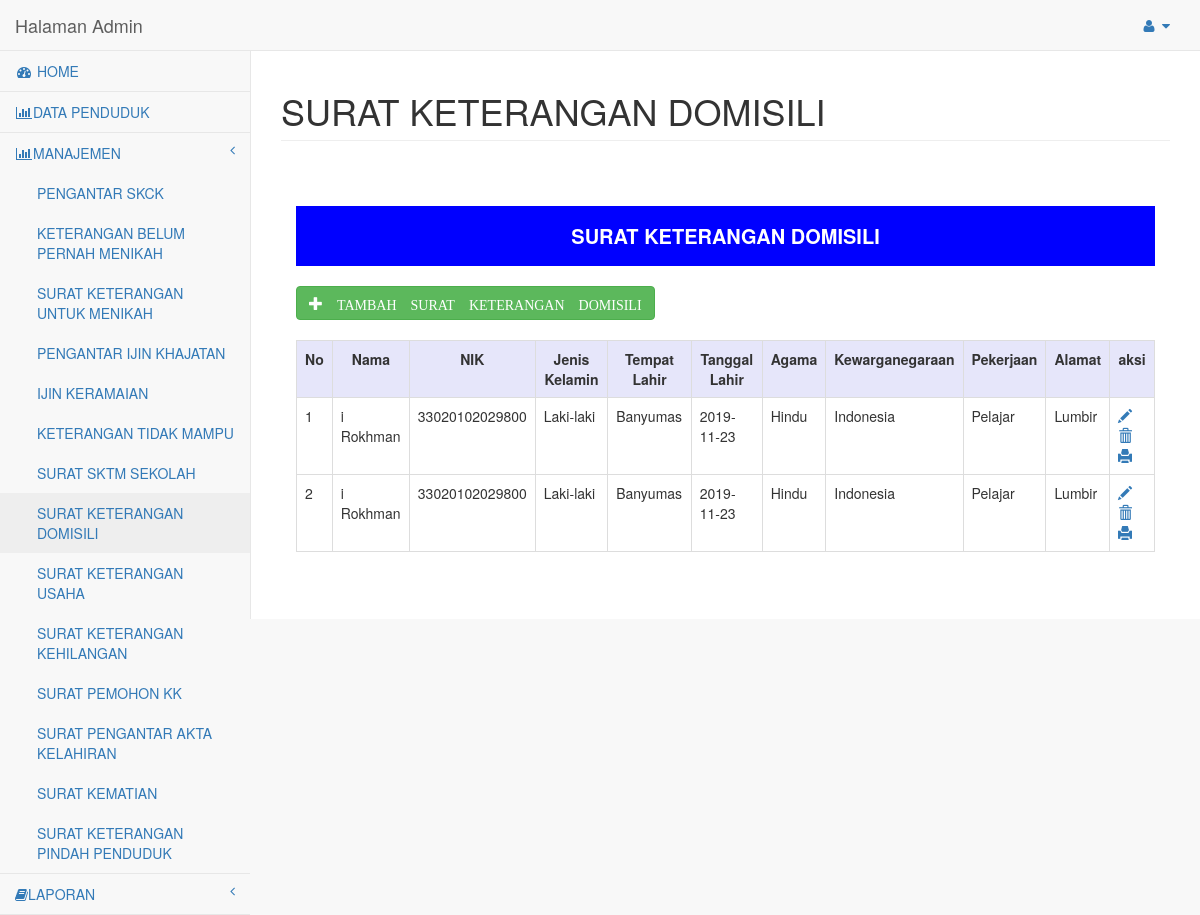
The page /admin/index.php?module=domisili on the database as committed earlier.
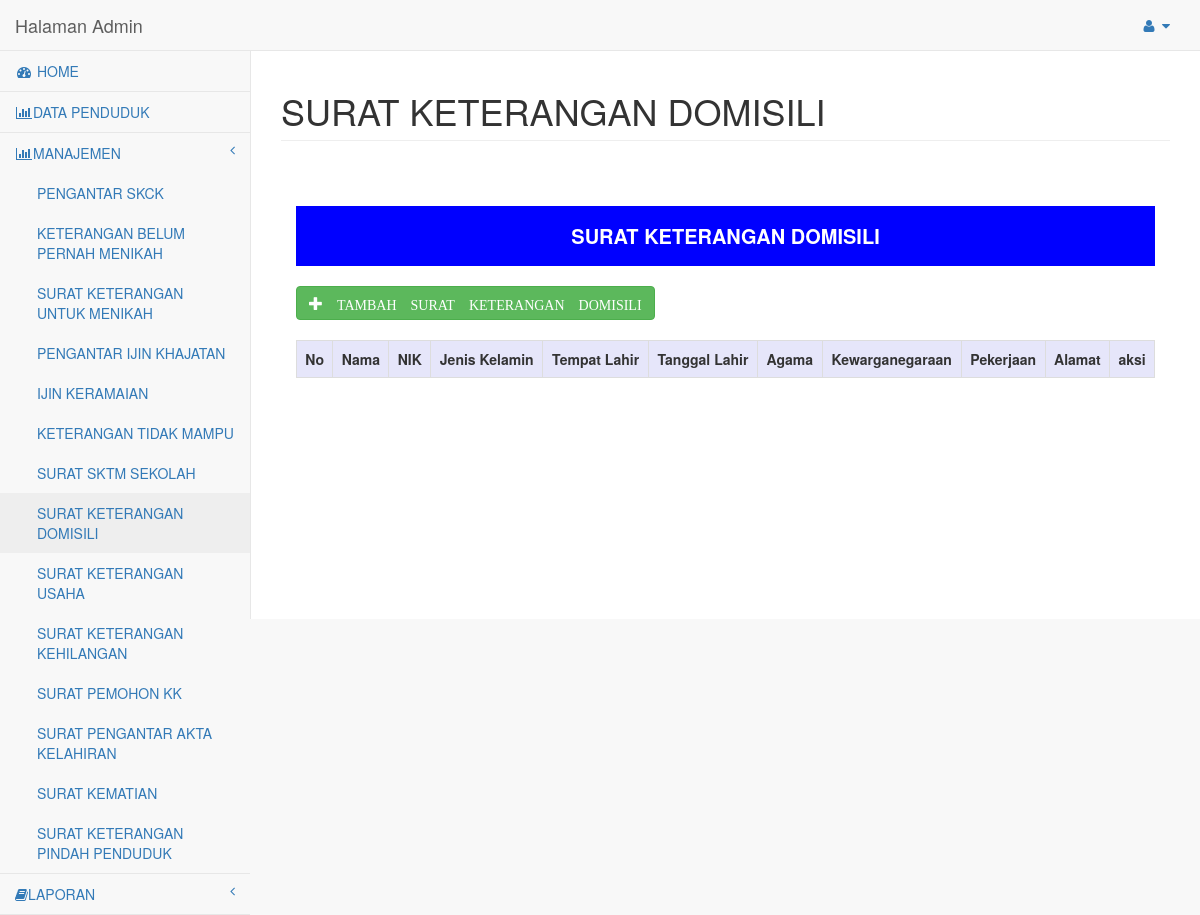
The same page on the database as committed later.
### tables this page shows
CREATE TABLE `tbl_domisili` (
  `id_domisili` int(6) NOT NULL,
  `nama` varchar(30) NOT NULL,
  `nik` varchar(16) NOT NULL,
  `jenis_kel` varchar(10) NOT NULL,
  `tmp_lahir` varchar(30) NOT NULL,
  `tgl_lahir` date NOT NULL,
  `agama` varchar(10) NOT NULL,
  `kewarganegaraan` varchar(30) NOT NULL,
  `pekerjaan` varchar(30) NOT NULL,
  `alamat` varchar(40) NOT NULL
);

### admin/pages/domisili.php (the view, shortened to what this page needs)
        <div id="page-wrapper">
            <div class="row">
                <div class="col-lg-12">
                    <h1 class="page-header"> SURAT KETERANGAN DOMISILI</h1>
                </div>
            </div>
            <div class="row">
                <div class="col-lg-12">
                        <div class="panel-body">
<?php
include"koneksi.php";
$no = 1;
$qry_domisili = mysqli_query($koneksi,"SELECT * from tbl_domisili");
?>
<div style="margin-top:30px;width:100%,height:50px;text-align:center;background:#0000ff;color:#fff;line-height:60px;font-size:20px;">
<b> SURAT KETERANGAN DOMISILI</b>
</div>
<a href="?module=input_domisili" class="btn btn-success" style="margin-top:20px;"><span class="glyphicon glyphicon-plus"> TAMBAH SURAT KETERANGAN DOMISILI</span></a>
<div class="th">
<table class="table table-bordered" style="margin-top:20px;">
	<th style=" background: #E6E6FA;"><center>No</center></th>
	<th style=" background: #E6E6FA;"><center>Nama</th>
	<th style=" background: #E6E6FA;"><center>NIK</center></th>
	<th style=" background: #E6E6FA;"><center>Jenis Kelamin</th>
	<th style=" background: #E6E6FA;"><center>Tempat Lahir</th>
	<th style=" background: #E6E6FA;"><center>Tanggal Lahir</th>
	<th style=" background: #E6E6FA;"><center>Agama</th>
	<th style=" background: #E6E6FA;"><center>Kewarganegaraan</th>
	<th style=" background: #E6E6FA;"><center>Pekerjaan</th>
	<th style=" background: #E6E6FA;"><center>Alamat</th>
	<th style=" background: #E6E6FA;"><center>aksi</center></th>
	<?php while($data = mysqli_fetch_array($qry_domisili)) { ?>
	<tr>
	 <td><?php echo $no++ ?></td>
	 <td><?php echo $data['nama'] ?></td>
	 <td><?php echo $data['nik'] ?></td>
	 <td><?php echo $data['jenis_kelamin'] ?></td>
	 <td><?php echo $data['tmp_lahir'] ?></td>
	 <td><?php echo $data['tgl_lahir'] ?></td>
	 <td><?php echo $data['agama'] ?></td>
	 <td><?php echo $data['kewarganegaraan'] ?></td>
	 <td><?php echo $data['pekerjaan'] ?></td>
	 <td><?php echo $data['alamat'] ?></td>
	 <td><a href="?module=edit_domisili&id=<?php echo $data['id_domisili']; ?>"><span class="glyphicon glyphicon-pencil"></span></a>
		 <a href="?module=hapus_domisili&id=<?php echo $data['id_domisili']; ?>"><span class="glyphicon glyphicon-trash"></span></a>
		 <a href="print_domisili.php?id=<?php echo $data['id_domisili']; ?>" target="_blank"><span class="glyphicon glyphicon-print"></span></a></td>
	</tr>
	<?php } ?>
</table>
</div>
                        </div>
                    </div>
                </div>
            </div>

Rows that differ between the two databases and show on the page:
removed tbl_domisili: nama "i Rokhman", nik "33020102029800", jenis_kelamin "Laki-laki", tmp_lahir "Banyumas", tgl_lahir "2019-11-23", agama "Hindu", kewarganegaraan "Indonesia", pekerjaan "Pelajar", alamat "Lumbir"
removed tbl_domisili: nama "i Rokhman", nik "33020102029800", jenis_kelamin "Laki-laki", tmp_lahir "Banyumas", tgl_lahir "2019-11-23", agama "Hindu", kewarganegaraan "Indonesia", pekerjaan "Pelajar", alamat "Lumbir"
